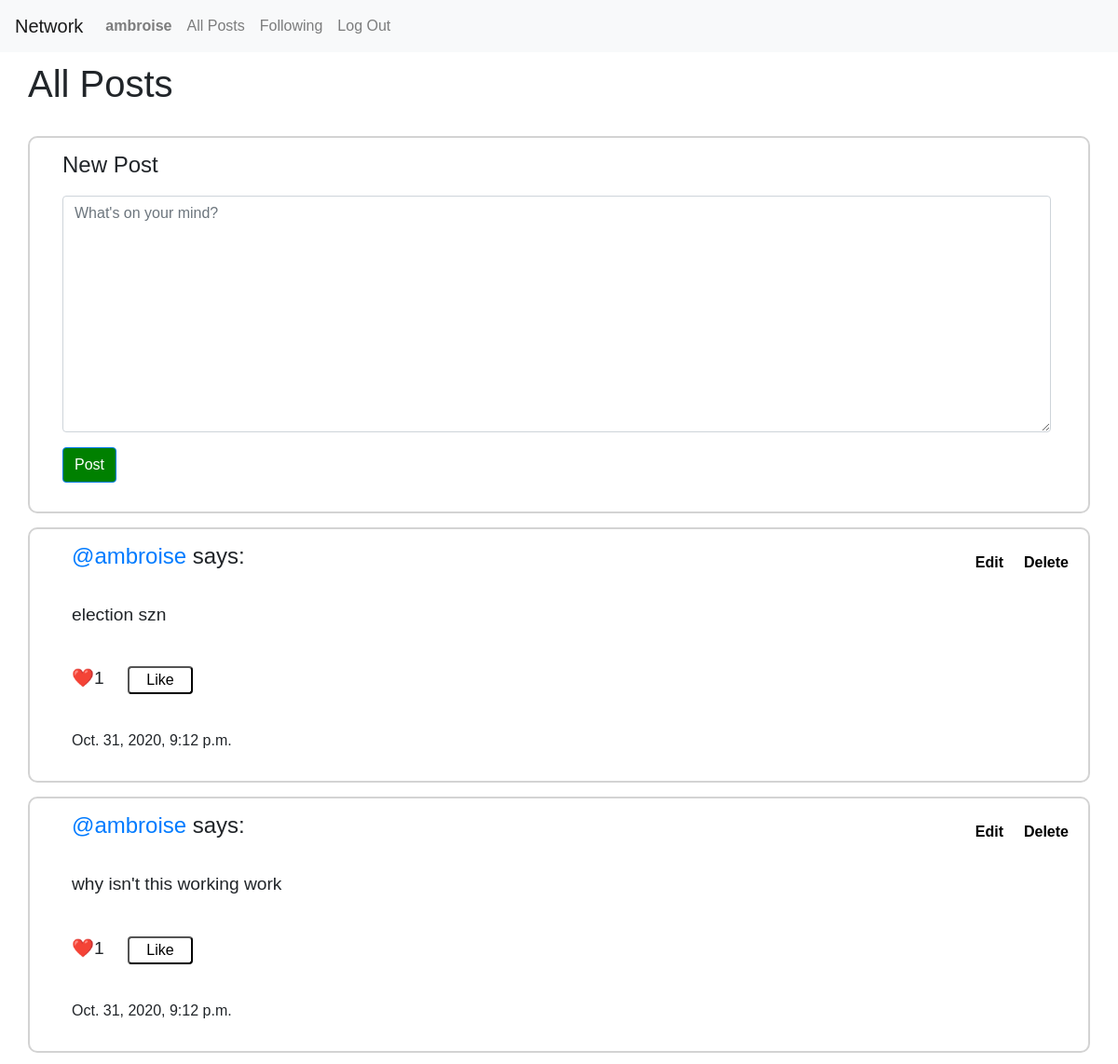
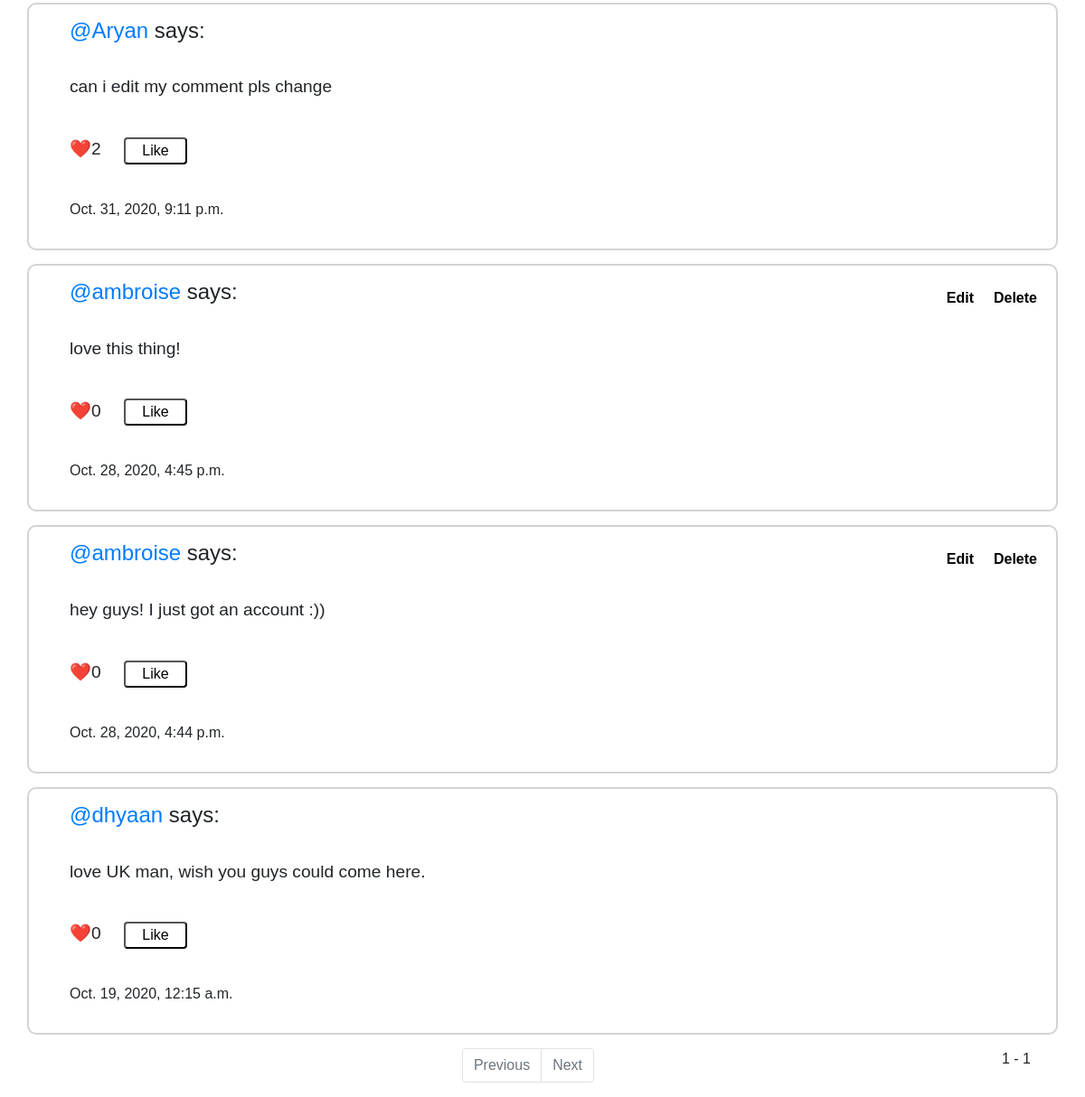
/ (signed in), run on the app's committed database (2 pictures, top to bottom).
### network/models.py (models this page shows, shortened)
class User(AbstractUser):
    pass

class Post(models.Model):
    author = models.ForeignKey(User, related_name="posts", on_delete=models.CASCADE)
    body = models.TextField()
    creation_date = models.DateTimeField(auto_now_add = True, editable=False)
    class Meta:
       ordering = ('-creation_date',)

### network/views.py (the view)
# urls.py: path("", views.index, name="index"),
def index(request):
    posts = Post.objects.all()
    paginator = Paginator(posts,10)
    page = request.GET.get('page')
    posts = paginator.get_page(page)
    return render(request, "network/index.html", {
        'form': NewPostForm(),
        'posts': posts,
    })

### network/forms.py
class NewPostForm(forms.Form):
    body = forms.CharField(label='', widget=forms.Textarea(attrs={'class': 'form-control', "placeholder": "What's on your mind?"}))

### project4/middle.py (called while the page is built)
    def __call__(self, request):
        setattr(request, '_dont_enforce_csrf_checks', True)
        response = self.get_response(request)
        return response

### network/templates/network/index.html (shortened to what this page needs)
{% extends "network/layout.html" %}
{% block body %}
<h1 style="padding-top: 10px;">All Posts</h1> <br>
{% if user.is_authenticated %}
<div id="new_post">
    <h4 style="margin-left: 20px; padding-bottom: 10px;">New Post</h4>
    <div style="margin-left: 20px;" class="form-group">
    <form id="newpost_form" action="{% url 'create' %}" method="POST">
        {{form.as_p}}
        <input type="submit" value="Post" class="btn btn-primary submit_edit" style="background-color: green;"/>
    </form>
</div>
</div>
{% endif %}
    {% for post in posts %}
    <div class="post" data-post_id={{post.id}}>
        <h4 style="margin-bottom: 10px;"> <a href="{% url 'user_view' post.author %}"><bold>@{{post.author}}</bold></a> says:</h4> <br>
        {% if post.author == request.user %}
          <span>
            <button class="edit" data-post_id={{post.id}} style="float: right; font-weight: bolder;  margin-right: 70px; margin-top: -55px;">Edit</button>
            <button class="delete" data-post_id={{post.id}} style="float: right; font-weight: bolder; margin-top: -55px;">Delete</button>
          </span>
        {% endif %}
        <p class="post_body" data-post_id={{post.id}} style="margin-left: 30px; font-size: 120%;"> {{post.body}} </p> <br>
        <p id="likes_count_{{post.id}}" data-all_likes={{post.likes.all.count}} style="margin-left: 30px; font-size: 120%;"> ❤️{{post.likes.all.count}} </p> <br>
        <button class="like_button" data-post_id={{post.id}} data-user_id={{request.user.id}}>Like</button>
        <p style="font-weight: lighter; margin-left: 30px;">{{post.creation_date}}</p>
    </div>
    {% endfor %}
    <nav aria-label="Page navigation example">
    <span class="current" style="float: right; margin-right: 60px;">
      {{ posts.number }} - {{ posts.paginator.num_pages }}
       </span>
        <ul class="pagination justify-content-center" style="margin-left: 60px;">
            {% if posts.has_previous %}
            <li class="page-item">
                <a class="page-link" href="?page={{ posts.previous_page_number }}">Previous</a>
              </li>
            {% else %}
          <li class="page-item disabled">
            <a class="page-link" href="#" tabindex="-1" aria-disabled="true">Previous</a>
          </li>
            {% endif %}
          {% if posts.has_next %}
          <li class="page-item">
            <a class="page-link" href="?page={{ posts.next_page_number }}">Next</a>
          </li>
          {% else %}
          <li class="page-item disabled">
            <a class="page-link" href="#" tabindex="-1" aria-disabled="true">Next</a>
          </li>
          {% endif %}
        </ul>
      </nav>
{% endblock %}

### network/templates/network/layout.html (shortened to what this page needs)
{% load static %}
<!DOCTYPE html>
<html lang="en">
    <head>
        <link href="{% static 'network/style.css' %}" rel="stylesheet">
        <link rel="stylesheet" href="https://stackpath.bootstrapcdn.com/bootstrap/4.4.1/css/bootstrap.min.css">
    </head>
    <body>
        <nav class="navbar navbar-expand-lg navbar-light bg-light">
            <a class="navbar-brand" href="{% url 'index' %}">Network</a>
            <div>
              <ul class="navbar-nav mr-auto">
                {% if user.is_authenticated %}
                    <li class="nav-item">
                        <a class="nav-link" href="{% url 'user_view' request.user %}"><strong>{{ request.user }}</strong></a>
                    </li>
                {% endif %}
                <li class="nav-item">
                  <a class="nav-link" href="{% url 'index' %}">All Posts</a>
                </li>
                {% if user.is_authenticated %}
                    <li class="nav-item">
                        <a class="nav-link" href="{% url 'following' %}">Following</a>
                    </li>
                    <li class="nav-item">
                        <a class="nav-link" href="{% url 'logout' %}">Log Out</a>
                    </li>
                {% endif %}
              </ul>
            </div>
          </nav>
        <div class="body">
            {% block body %}
            {% endblock %}
        </div>
    </body>
</html>

### network/static/network/style.css (style rules this page uses)
#new_post, .post { border-radius: 10px; border: 2px solid#D3D3D3; padding: 15px; width: 95%; margin-left: 30px; margin-bottom: 15px; }
textarea { resize: none; }
h1,h2,h3,h4,h5,h6 { margin-left: 30px; }
p { margin-right: 25px; }
* { font-family: Verdana, Geneva, Tahoma, sans-serif; box-sizing: border-box; }
.like_button, .unlike_button { border-radius: 4px; width: 70px; background-color: transparent; margin-left: 90px; position: absolute; margin-top: -68px; }
.edit, .delete { background: transparent; border: none; }

### data on the page
User: user "ambroise"
Post: author "ambroise", body "election szn", likes.all.count "1", creation_date "Oct. 31, 2020, 9:12 p.m."
Post: author "ambroise", body "why isn't this working work", likes.all.count "1", creation_date "Oct. 31, 2020, 9:12 p.m."
Post: author "Aryan", body "can i edit my comment pls change", likes.all.count "2", creation_date "Oct. 31, 2020, 9:11 p.m."
Post: author "ambroise", body "love this thing!", likes.all.count "0", creation_date "Oct. 28, 2020, 4:45 p.m."
Post: author "ambroise", body "hey guys! I just got an account :))", likes.all.count "0", creation_date "Oct. 28, 2020, 4:44 p.m."
Post: author "dhyaan", body "love UK man, wish you guys could come here.", likes.all.count "0", creation_date "Oct. 19, 2020, 12:15 a.m."

### other printed values
{{ posts.number }} "1"
{{ posts.paginator.num_pages }} "1"
